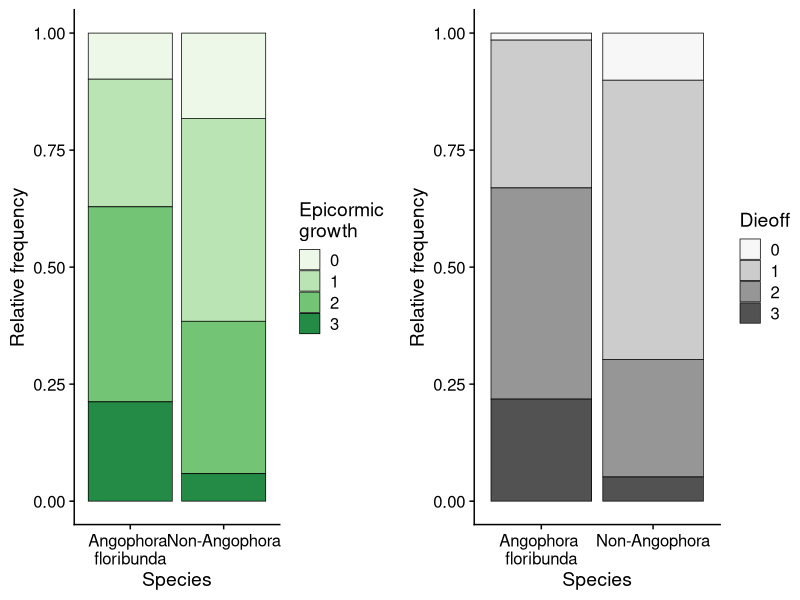
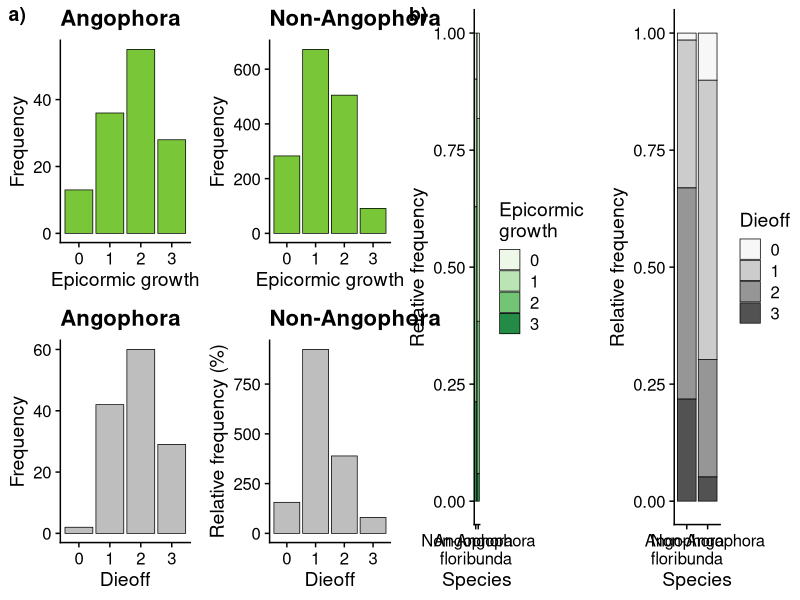

The R source for these figures, in order: (Note: this script raises an error after producing the figures.)
  # set the working directory to the r_scripts folder
setwd("~/Desktop/ENVI408/r_scripts")

#                                                                      PACKAGES :::::::::####
# if you run into problems anywhere this is going to be it

# make vector of packages
packages_angophora <- c("magrittr", "dplyr", "ggplot2", "cowplot")

# install them (only need to run once)
#lapply(packages_angophora, install.packages)

  # if there's an error message saying "there is no package called lifecycle"
# and you're on windows, install Rtools from:
# https://cran.r-project.org/bin/windows/Rtools/
# and then try and rerun it again.
# per https://stackoverflow.com/questions/70185951/error-using-librarydplyr-in-rstudio-there-is-no-package-called-lifecycle

# load packages
lapply(packages_angophora, library, character.only = T)
#
#                                                                                        SETUP ::::::####
# importing + data manip + creating phyloseq objects                                     ####
# ideally should be able to just run lines 19-363 and it should all work                 ####
######################################################################################## ####
#                                                                   Import data :::::::::####
raw_eucdata <- read.csv("data/eucalypt_data.csv")
rainfall_data <- read.csv("data/rainfall_data.csv")
#                                                                   Format data :::::::::####

# create df of epicormic growth by angophora/non-angophora
epic_df <- raw_eucdata %>% 
  
  # filter for living eucs
  
  filter(alive == T) %>% 
  
  # lump non-angophora eucs into one category
  
  mutate(binary_species = case_when(
    (unconfirmed_species == "Angophora floribunda" ) ~ "Angophora floribunda",
    .default = "Non-Angophora")) %>% 
  
  # get rid of nas etc. and just make epicormic growth 0-3
  
  filter(epicormic_growth == 0 | epicormic_growth == 1 | 
           epicormic_growth == 2 | epicormic_growth == 3)

# make into a contingency table
epic_table <- table(epic_df$binary_species, epic_df$epicormic_growth)

# make contingency table within hargraves ave
epic_df_hga <- epic_df %>% 
  filter(site_id == "HGA")

epic_table_hga <- table(epic_df_hga$binary_species, epic_df_hga$epicormic_growth)

# make contingency table outside of hargraves ave
epic_df_no_hga <- epic_df %>% 
  filter(site_id != "HGA")

epic_table_no_hga <- table(epic_df_no_hga$binary_species, epic_df_no_hga$epicormic_growth)

# # #

# create df of epicormic growth by angophora/non angophora
die_df <- raw_eucdata %>% 
  
  # filter for living eucs
  
  filter(alive == T) %>% 
  
  # lump non-angophora eucs into one category
  
  mutate(binary_species = case_when(
    (unconfirmed_species == "Angophora floribunda" ) ~ "Angophora floribunda",
    .default = "Non-Angophora")) %>% 
  
  # get rid of nas and make dieoff just 0-3
  
  filter(leaf_dieoff == 0 | leaf_dieoff == 1 | 
           leaf_dieoff == 2 | leaf_dieoff == 3)

# make into a contingency table
die_table <- table(die_df$binary_species, die_df$leaf_dieoff)

# make contingency table within hargraves ave
die_df_hga <- die_df %>% 
  filter(site_id == "HGA")

die_table_hga <- table(die_df_hga$binary_species, die_df_hga$leaf_dieoff)

# make contingency table outside of hargraves ave
die_df_no_hga <- die_df %>% 
  filter(site_id != "HGA")

die_table_no_hga <- table(die_df_no_hga$binary_species, die_df_no_hga$leaf_dieoff)

# rainfall data

# filter to be since 2000 (and not 2025 since 2025 isn't over), 
# and group by year to get annual rainfall
rainfall_data <- rainfall_data %>%  
  filter(Year > 1999) %>% 
  filter(Year < 2025) %>% 
  group_by(Year) %>% 
  summarise(annual_precip = sum(Monthly.Precipitation.Total..millimetres.))

# get mean annual precipitiation from 2000-2024
mean_precip <- mean(rainfall_data$annual_precip)

#
#                                                       Create dfs for plotting :::::::::####

###########:
# OVERALL #:
###########:
# epicormic growth

epic_plotting_overall <- raw_eucdata %>% 
  
  # filter for alive trees
  
  filter(alive == T) %>% 
  
  # turn into binary species. weird formatting is so it looks good on the plot
  
  mutate(binary_species = case_when(
    (unconfirmed_species == "Angophora floribunda" ) ~ 
      "Angophora 
floribunda",
    .default = "Non-Angophora")) %>% 
  
  # aggregate by species + epicormic growth
  group_by(binary_species, epicormic_growth) %>% 
  summarise(n = n()) %>% 
  
  # filter out nas et al
  filter(epicormic_growth == 0 | epicormic_growth == 1 | 
           epicormic_growth == 2 | epicormic_growth == 3)

# same same but for dieoff
die_plotting_overall <- raw_eucdata %>% 
  filter(alive == T) %>% 
  mutate(binary_species = case_when(
    (unconfirmed_species == "Angophora floribunda" ) ~ 
      "Angophora 
floribunda",
    .default = "Non-Angophora")) %>% 
  group_by(binary_species, leaf_dieoff) %>% 
  summarise(n = n()) %>%
  filter(leaf_dieoff == 0 | leaf_dieoff == 1 | 
           leaf_dieoff == 2 | leaf_dieoff == 3)

#############:
# HARGRAVES #:
#############:
# epicormic growth

epic_plotting_hga <- raw_eucdata %>% 
  
  # filter for alive trees + only for hga
  
  filter(alive == T, site_id == "HGA") %>% 
  
  # turn into binary species. weird formatting is so it looks good on the plot
  
  mutate(binary_species = case_when(
    (unconfirmed_species == "Angophora floribunda" ) ~ 
      "Angophora 
floribunda",
    .default = "Non-Angophora")) %>% 
  
  # aggregate by species + epicormic growth
  group_by(binary_species, epicormic_growth) %>% 
  summarise(n = n()) %>% 
  
  # filter out nas et al
  filter(epicormic_growth == 0 | epicormic_growth == 1 | 
           epicormic_growth == 2 | epicormic_growth == 3)

# same same but for dieoff
die_plotting_hga <- raw_eucdata %>% 
  filter(alive == T,
         site_id == "HGA") %>% 
  mutate(binary_species = case_when(
    (unconfirmed_species == "Angophora floribunda" ) ~ 
      "Angophora 
floribunda",
    .default = "Non-Angophora")) %>% 
  group_by(binary_species, leaf_dieoff) %>% 
  summarise(n = n()) %>%
  filter(leaf_dieoff == 0 | leaf_dieoff == 1 | 
           leaf_dieoff == 2 | leaf_dieoff == 3)

#################:
# NON-HARGRAVES #:
#################:
# epicormic growth

epic_plotting_no_hga <- raw_eucdata %>% 
  
  # filter for alive trees + only for hga
  
  filter(alive == T, site_id != "HGA") %>% 
  
  # turn into binary species. weird formatting is so it looks good on the plot
  
  mutate(binary_species = case_when(
    (unconfirmed_species == "Angophora floribunda" ) ~ 
      "Angophora 
floribunda",
    .default = "Non-Angophora")) %>% 
  
  # aggregate by species + epicormic growth
  group_by(binary_species, epicormic_growth) %>% 
  summarise(n = n()) %>% 
  
  # filter out nas et al
  filter(epicormic_growth == 0 | epicormic_growth == 1 | 
           epicormic_growth == 2 | epicormic_growth == 3)

# same same but for dieoff
die_plotting_no_hga <- raw_eucdata %>% 
  filter(alive == T, site_id != "HGA") %>% 
  mutate(binary_species = case_when(
    (unconfirmed_species == "Angophora floribunda" ) ~ 
      "Angophora 
floribunda",
    .default = "Non-Angophora")) %>% 
  group_by(binary_species, leaf_dieoff) %>% 
  summarise(n = n()) %>%
  filter(leaf_dieoff == 0 | leaf_dieoff == 1 | 
           leaf_dieoff == 2 | leaf_dieoff == 3)

#

#                                                                                     ANALYSIS ::::::####
######################################################################################## ####
#                                                    Dieoff + epicormic overall :::::::::####

# display the contingency tables 
epic_table
die_table

# check that <20% of expected values <5
chisq.test(epic_table)$expected
chisq.test(die_table)$expected

# run chi square tests
chisq.test(epic_table)
chisq.test(die_table)

#                                               Dieoff + epicormic at Hargraves :::::::::####

# display the contingency tables 
epic_table_hga
die_table_hga

# check that <20% of expected values <5
chisq.test(epic_table_hga)$expected
chisq.test(die_table_hga)$expected

# <20% of expected values <5 for dieoff, so run fisher test instead
# run chi square tests
chisq.test(epic_table_hga)
fisher.test(die_table_hga)

#                                       Dieoff + epicormic outside of Hargraves :::::::::####

# display the contingency tables 
epic_table_no_hga
die_table_no_hga

# check that <20% of expected values <5
chisq.test(epic_table_no_hga)$expected
chisq.test(die_table_no_hga)$expected

# run chi square tests
chisq.test(epic_table_no_hga)
chisq.test(die_table_no_hga)

#
#                                                                                     PLOTTING ::::::####
######################################################################################## ####
#                                                                       Overall :::::::::####
# make bar plots of freq for epic_plotting_overall and dieoff
epic_plot_ang <- ggplot(subset(epic_plotting_overall, epic_plotting_overall$binary_species == 
                               "Angophora 
floribunda"), 
                      aes(x = epicormic_growth, y = n)) +
  geom_bar(stat = "identity", colour = "black", linewidth = 0.25, fill = "#79c638") + 
  xlab("Epicormic growth") + ylab("Frequency") +
  ggtitle("Angophora") +
  theme_cowplot()


die_plot_ang <- ggplot(subset(die_plotting_overall, die_plotting_overall$binary_species == 
                              "Angophora 
floribunda"), 
                     aes(x = leaf_dieoff, y = n, fill = leaf_dieoff)) +
  geom_bar(stat = "identity", colour = "black", linewidth = 0.25, fill = "grey") + 
  scale_fill_brewer(palette = "Greys", name = "Dieoff") +
  xlab("Dieoff") + ylab("Frequency") +
  ggtitle("Angophora") +
  theme_cowplot()


epic_plot_nang <- ggplot(subset(epic_plotting_overall, epic_plotting_overall$binary_species == "Non-Angophora"), 
                      aes(x = epicormic_growth, y = n)) +
  geom_bar(stat = "identity", colour = "black", linewidth = 0.25, fill = "#79c638") + 
  xlab("Epicormic growth") + ylab("Frequency") +
  ggtitle("Non-Angophora") +
  theme_cowplot()

die_plot_nang <- ggplot(subset(die_plotting_overall, die_plotting_overall$binary_species == "Non-Angophora"), 
                     aes(x = leaf_dieoff, y = n, fill = leaf_dieoff)) +
  geom_bar(stat = "identity", colour = "black", linewidth = 0.25, fill = "grey") + 
  xlab("Dieoff") + ylab("Relative frequency (%)") +
  ggtitle("Non-Angophora") + 
  theme_cowplot()


overall_bars <- plot_grid(epic_plot_ang, epic_plot_nang, die_plot_ang, die_plot_nang)

# make bar plots of relative freq. for dieoff
epic_plot_stackedbar <- ggplot(epic_plotting_overall, 
                               aes(x = binary_species, 
                                   y = n, 
                                   fill = epicormic_growth)) +
  geom_bar(stat = "identity", 
           position = "fill",
           colour = "black", 
           linewidth = 0.25) + 
  scale_fill_brewer(palette = "Greens", name = 
                      "Epicormic 
growth") +
  labs(x = "Species", y = "Relative frequency") +
  theme_cowplot()

die_plot_stackedbar <- ggplot(die_plotting_overall, 
                              aes(x = binary_species, 
                                  y = n, 
                                  fill = leaf_dieoff)) +
  geom_bar(stat = "identity", 
           position = "fill",
           colour = "black", 
           linewidth = 0.25) + 
  scale_fill_brewer(palette = "Greys", name = "Dieoff") +
  labs(x = "Species", y = "Relative frequency") +
  theme_cowplot()

overall_stackedbar <- plot_grid(epic_plot_stackedbar, die_plot_stackedbar)
overall_stackedbar
overall_angophora <- plot_grid(overall_bars, overall_stackedbar, 
                               labels = c("a)", "b)"))

# plot all together


#

#                                                                Hargraves only :::::::::####
# make bar plots of freq for epic_plotting_hga and dieoff
epic_plot_ang_hga <- ggplot(subset(epic_plotting_hga, epic_plotting_hga$binary_species == 
                                 "Angophora 
floribunda"), 
                        aes(x = epicormic_growth, y = n)) +
  geom_bar(stat = "identity", colour = "black", linewidth = 0.25, fill = "#79c638") + 
  xlab("Epicormic growth") + ylab("Frequency") +
  ggtitle("Angophora") +
  theme_cowplot()


die_plot_ang_hga <- ggplot(subset(die_plotting_hga, die_plotting_hga$binary_species == 
                                "Angophora 
floribunda"), 
                       aes(x = leaf_dieoff, y = n, fill = leaf_dieoff)) +
  geom_bar(stat = "identity", colour = "black", linewidth = 0.25, fill = "grey") + 
  scale_fill_brewer(palette = "Greys", name = "Dieoff") +
  xlab("Dieoff") + ylab("Frequency") +
  ggtitle("Angophora") +
  theme_cowplot()


epic_plot_nang_hga <- ggplot(subset(epic_plotting_hga, epic_plotting_hga$binary_species == "Non-Angophora"), 
                         aes(x = epicormic_growth, y = n)) +
  geom_bar(stat = "identity", colour = "black", linewidth = 0.25, fill = "#79c638") + 
  xlab("Epicormic growth") + ylab("Frequency") +
  ggtitle("Non-Angophora") +
  theme_cowplot()

die_plot_nang_hga <- ggplot(subset(die_plotting_hga, die_plotting_hga$binary_species == "Non-Angophora"), 
                        aes(x = leaf_dieoff, y = n, fill = leaf_dieoff)) +
  geom_bar(stat = "identity", colour = "black", linewidth = 0.25, fill = "grey") + 
  xlab("Dieoff") + ylab("Relative frequency (%)") +
  ggtitle("Non-Angophora") + 
  theme_cowplot()


hga_bars <- plot_grid(epic_plot_ang_hga, epic_plot_nang_hga, 
                      die_plot_ang_hga, die_plot_nang_hga)

# make bar plots of relative freq. for dieoff
epic_plot_stackedbar_hga <- ggplot(epic_plotting_hga, 
                               aes(x = binary_species, 
                                   y = n, 
                                   fill = epicormic_growth)) +
  geom_bar(stat = "identity", 
           position = "fill",
           colour = "black", 
           linewidth = 0.25) + 
  scale_fill_brewer(palette = "Greens", name = 
                      "Epicormic 
growth") +
  labs(x = "Species", y = "Relative frequency") +
  theme_cowplot()

die_plot_stackedbar_hga <- ggplot(die_plotting_hga, 
                              aes(x = binary_species, 
                                  y = n, 
                                  fill = leaf_dieoff)) +
  geom_bar(stat = "identity", 
           position = "fill",
           colour = "black", 
           linewidth = 0.25) + 
  scale_fill_brewer(palette = "Greys", name = "Dieoff") +
  labs(x = "Species", y = "Relative frequency") +
  theme_cowplot()

hga_stackedbar <- plot_grid(epic_plot_stackedbar_hga, die_plot_stackedbar_hga)

# plot all together
hga_angophora <- plot_grid(hga_bars, hga_stackedbar, 
                           labels = c("a)", "b)"))

# 

#                                                            Non-Hargraves only :::::::::####
# make bar plots of freq for epic_plotting_no_hga and dieoff
epic_plot_ang_no_hga <- ggplot(subset(epic_plotting_no_hga, epic_plotting_no_hga$binary_species == 
                                        "Angophora 
floribunda"), 
                               aes(x = epicormic_growth, y = n)) +
  geom_bar(stat = "identity", colour = "black", linewidth = 0.25, fill = "#79c638") + 
  xlab("Epicormic growth") + ylab("Frequency") +
  ggtitle("Angophora") +
  theme_cowplot()


die_plot_ang_no_hga <- ggplot(subset(die_plotting_no_hga, die_plotting_no_hga$binary_species == 
                                       "Angophora 
floribunda"), 
                              aes(x = leaf_dieoff, y = n, fill = leaf_dieoff)) +
  geom_bar(stat = "identity", colour = "black", linewidth = 0.25, fill = "grey") + 
  scale_fill_brewer(palette = "Greys", name = "Dieoff") +
  xlab("Dieoff") + ylab("Frequency") +
  ggtitle("Angophora") +
  theme_cowplot()


epic_plot_nang_no_hga <- ggplot(subset(epic_plotting_no_hga, epic_plotting_no_hga$binary_species == "Non-Angophora"), 
                                aes(x = epicormic_growth, y = n)) +
  geom_bar(stat = "identity", colour = "black", linewidth = 0.25, fill = "#79c638") + 
  xlab("Epicormic growth") + ylab("Frequency") +
  ggtitle("Non-Angophora") +
  theme_cowplot()

die_plot_nang_no_hga <- ggplot(subset(die_plotting_no_hga, die_plotting_no_hga$binary_species == "Non-Angophora"), 
                               aes(x = leaf_dieoff, y = n, fill = leaf_dieoff)) +
  geom_bar(stat = "identity", colour = "black", linewidth = 0.25, fill = "grey") + 
  xlab("Dieoff") + ylab("Relative frequency (%)") +
  ggtitle("Non-Angophora") + 
  theme_cowplot()


no_hga_bars <- plot_grid(epic_plot_ang_no_hga, epic_plot_nang_no_hga, 
                         die_plot_ang_no_hga, die_plot_nang_no_hga)

# make bar plots of relative freq. for dieoff
epic_plot_stackedbar_no_hga <- ggplot(epic_plotting_no_hga, 
                                      aes(x = binary_species, 
                                          y = n, 
                                          fill = epicormic_growth)) +
  geom_bar(stat = "identity", 
           position = "fill",
           colour = "black", 
           linewidth = 0.25) + 
  scale_fill_brewer(palette = "Greens", name = 
                      "Epicormic 
growth") +
  labs(x = "Species", y = "Relative frequency") +
  theme_cowplot()

die_plot_stackedbar_no_hga <- ggplot(die_plotting_no_hga, 
                                     aes(x = binary_species, 
                                         y = n, 
                                         fill = leaf_dieoff)) +
  geom_bar(stat = "identity", 
           position = "fill",
           colour = "black", 
           linewidth = 0.25) + 
  scale_fill_brewer(palette = "Greys", name = "Dieoff") +
  labs(x = "Species", y = "Relative frequency") +
  theme_cowplot()

no_hga_stackedbar <- plot_grid(epic_plot_stackedbar_no_hga, die_plot_stackedbar_no_hga)

# plot all together
non_hga_angophora <- plot_grid(no_hga_bars, no_hga_stackedbar, 
                               labels = c("a)", "b)"))

# 
#                                                                      Rainfall :::::::::####

rainfall_plot <- ggplot(rainfall_data, aes(x = Year, 
                                           y = annual_precip)) +
  geom_line(colour = "blue") + 
  lims(x = c(2000,2024), y = c(0,2100)) +
  theme_bw() +
  geom_abline(slope = 0, intercept = mean_precip, colour = "red") +
  labs(x = "Year", y = "Annual precipitation")

#
#                                                          Plots used in thesis :::::::::####
# again. basically just saving plots but it's called this for consistency

###########:
# OVERALL #:
###########:
overall_angophora

save_plot("plots/angophora_dieoff_epicormic_overall.png", 
          overall_angophora,
          base_width = 18,
          base_height = 8)
#############:
# HARGRAVES #:
#############:
hga_angophora

save_plot("plots/angophora_dieoff_epicormic_hargraves.png", 
          hga_angophora,
          base_width = 18,
          base_height = 8)

#################:
# NON-HARGRAVES #:
#################:
non_hga_angophora


save_plot("plots/angophora_dieoff_epicormic_non_hargraves.png", 
          non_hga_angophora,
          base_width = 18,
          base_height = 8)

############:
# RAINFALL #:
############:

rainfall_plot

save_plot("plots/rainfall_plot.png",
          rainfall_plot,
          base_width = 8,
          base_height = 5.2)
